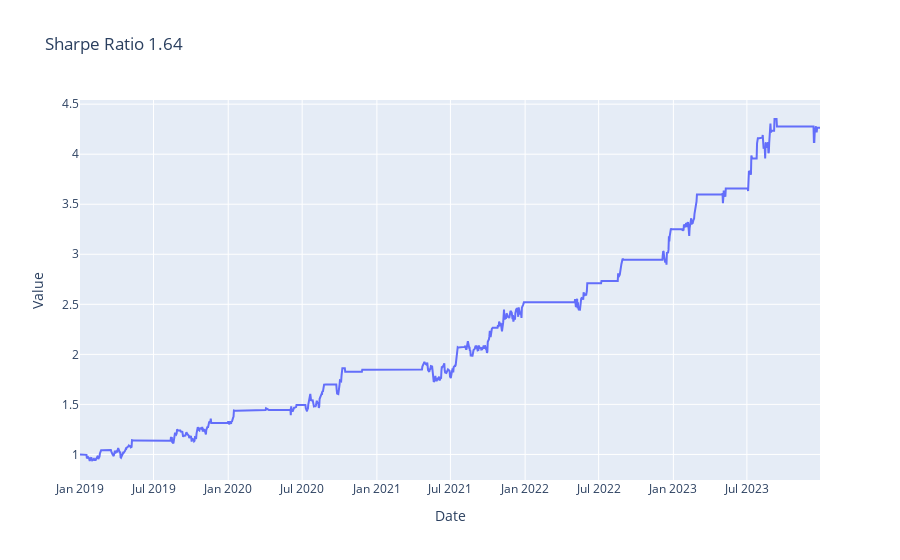

The notebook cell saved with this chart:
### Markdown cell above
#### Baseline trading policies

### Code cell
trader = ag.Trading(train,test)
threshold_policy = bp.ThresholdTradingPolicy(enter_long = mu-0.3*sigma, exit_long=mu-0.05*sigma, enter_short = mu+0.3*sigma, exit_short = mu+0.05*sigma)
bt = btest.Backtester(trader, threshold_policy)
bt.summary()

### Figure 1 — Plotly figure (JSON) as saved in the notebook; plotly's stock layout.template omitted (floating-point values rounded to 4 significant figures; data arrays with more than 128 entries replaced by an {"elided": "..."} marker saying what was removed)
{"data": [{"mode": "lines", "type": "scatter", "x": {"elided": "1303 str values"}, "y": {"elided": "1303 float values"}}], "layout": {"title": {"text": "Sharpe Ratio 1.64"}, "xaxis": {"title": {"text": "Date"}}, "yaxis": {"title": {"text": "Value"}}}}
